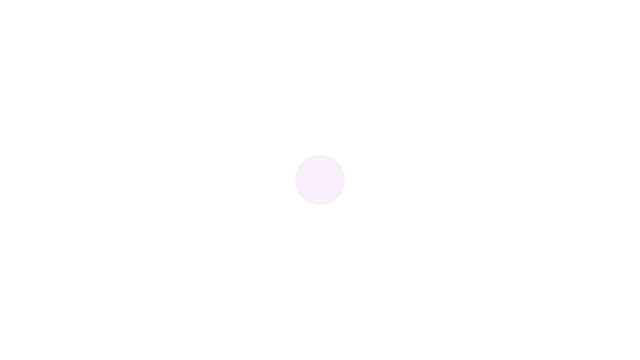
Frame 1 (no input)
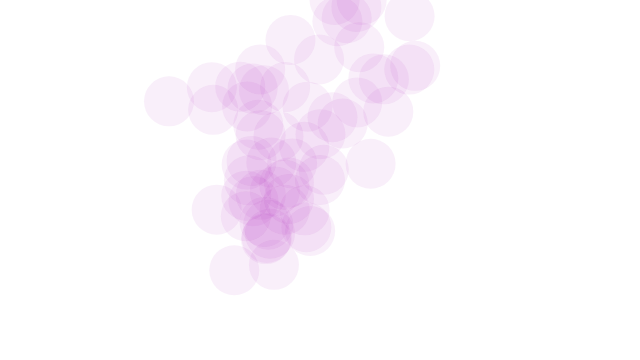
Frame 60 (no input)
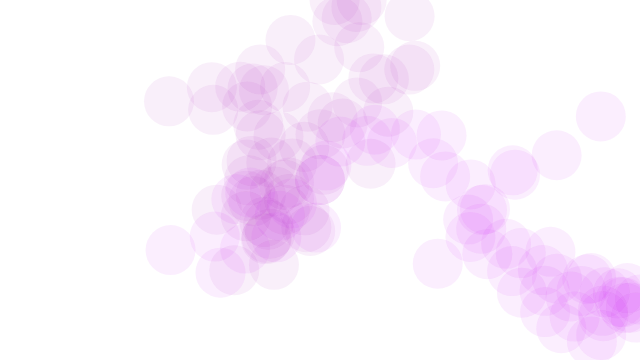
Frame 120 (the mouse pressed at the canvas centre since frame 60)

The p5.js sketch that drew these frames (run headless with seeded random() and noise() and a simulated clock; from frame 60 on, the mouse is pressed at the canvas centre):

// p5.js sketch
// ── sketch.js
let x = 320;
let y = 180;

let r;
let g;
let b;

let a_alpha = 20;

function setup() {
  createCanvas(640, 360).mousePressed(function() {
    random_color();
    x = mouseX;
    y = mouseY;
  });
  random_color();
  noStroke();
}

function random_color() {
  r = random(255);
  g = random(255);
  b = random(255);
}

function draw() {
  // background(255);

  fill(r, g, b, a_alpha);
  ellipse(x, y, 50, 50);

  x = constrain(x + random(-1, 1) * 50, 0, width)
  y = constrain(y + random(-1, 1) * 50, 0, height);
}

// https://editor.p5js.org/jht1493/sketches/IiHPr9gcV
// 2.9 moving circle

// https://editor.p5js.org/icm/sketches/Bymv7ca2
// moving circle
